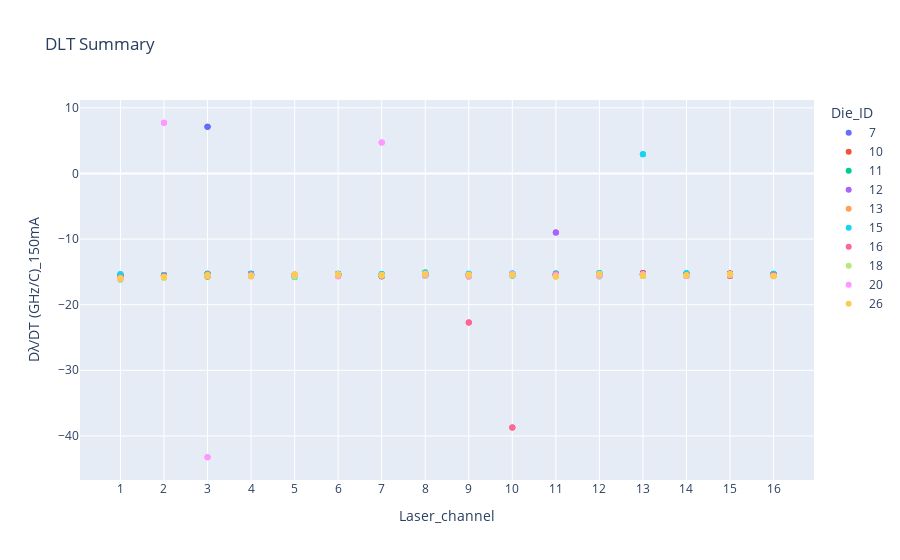

Write notebook code for a chart like this one.
### Code cell
px.scatter(dlt_data, x='Laser_channel', y='Dλ/DT (GHz/C)_150mA', color='Die_ID', title='DLT Summary')

### Figure 1 — Plotly figure (JSON) as saved in the notebook; plotly's stock layout.template omitted (floating-point values rounded to 4 significant figures)
{"data": [{"hovertemplate": "Die_ID=7<br>Laser_channel=%{x}<br>Dλ/DT (GHz/C)_150mA=%{y}<extra></extra>", "legendgroup": "7", "marker": {"color": "#636efa", "symbol": "circle"}, "mode": "markers", "name": "7", "orientation": "v", "showlegend": true, "type": "scatter", "x": ["1", "1", "1", "2", "2", "2", "3", "3", "3", "4", "4", "4", "5", "5", "5", "6", "6", "6", "7", "7", "7", "8", "8", "8", "9", "10", "10", "10", "11", "11", "11", "12", "12", "12", "13", "13", "13", "14", "14", "14", "15", "15", "15", "16", "16", "16"], "xaxis": "x", "y": [-15.65, -15.65, -15.65, -15.59, -15.59, -15.59, 7.127, 7.127, 7.127, -15.29, -15.29, -15.29, -15.42, -15.42, -15.42, -15.42, -15.42, -15.42, -15.55, -15.55, -15.55, -15.52, -15.52, -15.52, -15.64, -15.46, -15.46, -15.46, -15.51, -15.51, -15.51, -15.38, -15.38, -15.38, -15.4, -15.4, -15.4, -15.39, -15.39, -15.39, -15.47, -15.47, -15.47, -15.38, -15.38, -15.38], "yaxis": "y"}, {"hovertemplate": "Die_ID=10<br>Laser_channel=%{x}<br>Dλ/DT (GHz/C)_150mA=%{y}<extra></extra>", "legendgroup": "10", "marker": {"color": "#EF553B", "symbol": "circle"}, "mode": "markers", "name": "10", "orientation": "v", "showlegend": true, "type": "scatter", "x": ["1", "1", "1", "2", "2", "2", "3", "3", "3", "4", "4", "4", "5", "5", "5", "6", "6", "6", "7", "7", "7", "8", "8", "8", "9", "9", "9", "10", "10", "10", "11", "11", "11", "12", "12", "12", "13", "13", "13", "14", "14", "14", "15", "15", "15", "16", "16", "16"], "xaxis": "x", "y": [-15.47, -15.47, -15.47, -15.53, -15.53, -15.53, -15.3, -15.3, -15.3, -15.32, -15.32, -15.32, -15.63, -15.63, -15.63, -15.45, -15.45, -15.45, -15.49, -15.49, -15.49, -15.44, -15.44, -15.44, -15.44, -15.44, -15.44, -15.39, -15.39, -15.39, -15.33, -15.33, -15.33, -15.4, -15.4, -15.4, -15.16, -15.16, -15.16, -15.29, -15.29, -15.29, -15.23, -15.23, -15.23, -15.33, -15.33, -15.33], "yaxis": "y"}, {"hovertemplate": "Die_ID=11<br>Laser_channel=%{x}<br>Dλ/DT (GHz/C)_150mA=%{y}<extra></extra>", "legendgroup": "11", "marker": {"color": "#00cc96", "symbol": "circle"}, "mode": "markers", "name": "11", "orientation": "v", "showlegend": true, "type": "scatter", "x": ["1", "1", "1", "2", "2", "2", "3", "3", "3", "4", "4", "4", "5", "5", "5", "6", "6", "6", "7", "7", "7", "8", "8", "9", "9", "10", "10", "11", "11", "12", "12", "13", "13", "14", "15", "16"], "xaxis": "x", "y": [-15.67, -15.67, -15.67, -15.46, -15.46, -15.46, -15.48, -15.48, -15.48, -15.35, -15.35, -15.35, -15.5, -15.5, -15.5, -15.31, -15.31, -15.31, -15.65, -15.65, -15.65, -15.49, -15.49, -15.48, -15.48, -15.55, -15.55, -15.37, -15.37, -15.48, -15.48, -15.3, -15.3, -15.41, -15.44, -15.36], "yaxis": "y"}, {"hovertemplate": "Die_ID=12<br>Laser_channel=%{x}<br>Dλ/DT (GHz/C)_150mA=%{y}<extra></extra>", "legendgroup": "12", "marker": {"color": "#ab63fa", "symbol": "circle"}, "mode": "markers", "name": "12", "orientation": "v", "showlegend": true, "type": "scatter", "x": ["1", "1", "1", "2", "2", "2", "3", "3", "3", "4", "4", "4", "5", "5", "5", "6", "6", "6", "7", "7", "7", "8", "8", "8", "9", "9", "9", "10", "10", "10", "11", "11", "11", "12", "12", "12", "13", "13", "13", "14", "14", "14", "15", "15", "15", "16", "16", "16"], "xaxis": "x", "y": [-15.53, -15.53, -15.53, -15.63, -15.63, -15.63, -15.63, -15.63, -15.63, -15.3, -15.3, -15.3, -15.43, -15.43, -15.43, -15.31, -15.31, -15.31, -15.49, -15.49, -15.49, -15.25, -15.25, -15.25, -15.48, -15.48, -15.48, -15.49, -15.49, -15.49, -8.983, -8.983, -8.983, -15.53, -15.53, -15.53, -15.37, -15.37, -15.37, -15.62, -15.62, -15.62, -15.46, -15.46, -15.46, -15.51, -15.51, -15.51], "yaxis": "y"}, {"hovertemplate": "Die_ID=13<br>Laser_channel=%{x}<br>Dλ/DT (GHz/C)_150mA=%{y}<extra></extra>", "legendgroup": "13", "marker": {"color": "#FFA15A", "symbol": "circle"}, "mode": "markers", "name": "13", "orientation": "v", "showlegend": true, "type": "scatter", "x": ["1", "1", "1", "2", "2", "2", "3", "3", "3", "4", "4", "4", "5", "5", "5", "6", "6", "6", "7", "7", "7", "8", "8", "8", "9", "9", "9", "10", "10", "10", "11", "11", "11", "12", "12", "12", "13", "13", "13", "14", "14", "14", "15", "15", "15", "16", "16", "16"], "xaxis": "x", "y": [-15.86, -15.86, -15.86, -15.77, -15.77, -15.77, -15.73, -15.73, -15.73, -15.66, -15.66, -15.66, -15.64, -15.64, -15.64, -15.65, -15.65, -15.65, -15.52, -15.52, -15.52, -15.48, -15.48, -15.48, -15.71, -15.71, -15.71, -15.44, -15.44, -15.44, -15.47, -15.47, -15.47, -15.42, -15.42, -15.42, -15.64, -15.64, -15.64, -15.4, -15.4, -15.4, -15.53, -15.53, -15.53, -15.48, -15.48, -15.48], "yaxis": "y"}, {"hovertemplate": "Die_ID=15<br>Laser_channel=%{x}<br>Dλ/DT (GHz/C)_150mA=%{y}<extra></extra>", "legendgroup": "15", "marker": {"color": "#19d3f3", "symbol": "circle"}, "mode": "markers", "name": "15", "orientation": "v", "showlegend": true, "type": "scatter", "x": ["1", "1", "1", "2", "2", "2", "3", "3", "3", "4", "4", "4", "5", "5", "5", "6", "6", "6", "7", "7", "7", "8", "8", "8", "9", "9", "9", "10", "10", "10", "11", "11", "11", "12", "12", "12", "13", "13", "13", "14", "14", "14", "15", "15", "15", "16", "16", "16"], "xaxis": "x", "y": [-15.37, -15.37, -15.37, -15.52, -15.52, -15.52, -15.37, -15.37, -15.37, -15.35, -15.35, -15.35, -15.8, -15.8, -15.8, -15.29, -15.29, -15.29, -15.33, -15.33, -15.33, -15.09, -15.09, -15.09, -15.3, -15.3, -15.3, -15.24, -15.24, -15.24, -15.24, -15.24, -15.24, -15.19, -15.19, -15.19, 2.918, 2.918, 2.918, -15.22, -15.22, -15.22, -15.31, -15.31, -15.31, -15.29, -15.29, -15.29], "yaxis": "y"}, {"hovertemplate": "Die_ID=16<br>Laser_channel=%{x}<br>Dλ/DT (GHz/C)_150mA=%{y}<extra></extra>", "legendgroup": "16", "marker": {"color": "#FF6692", "symbol": "circle"}, "mode": "markers", "name": "16", "orientation": "v", "showlegend": true, "type": "scatter", "x": ["1", "1", "1", "2", "2", "2", "3", "3", "3", "4", "4", "4", "5", "5", "5", "6", "6", "6", "7", "7", "7", "8", "8", "8", "9", "9", "9", "10", "10", "10", "11", "11", "11", "12", "12", "12", "13", "13", "13", "14", "14", "14", "15", "15", "15", "16", "16", "16"], "xaxis": "x", "y": [-15.91, -15.91, -15.91, -15.63, -15.63, -15.63, -15.66, -15.66, -15.66, -15.54, -15.54, -15.54, -15.56, -15.56, -15.56, -15.4, -15.4, -15.4, -15.67, -15.67, -15.67, -15.59, -15.59, -15.59, -22.7, -22.7, -22.7, -38.71, -38.71, -38.71, -15.4, -15.4, -15.4, -15.62, -15.62, -15.62, -15.45, -15.45, -15.45, -15.5, -15.5, -15.5, -15.62, -15.62, -15.62, -15.51, -15.51, -15.51], "yaxis": "y"}, {"hovertemplate": "Die_ID=18<br>Laser_channel=%{x}<br>Dλ/DT (GHz/C)_150mA=%{y}<extra></extra>", "legendgroup": "18", "marker": {"color": "#B6E880", "symbol": "circle"}, "mode": "markers", "name": "18", "orientation": "v", "showlegend": true, "type": "scatter", "x": ["1", "1", "1", "2", "2", "2", "3", "3", "3", "4", "4", "4", "5", "5", "5", "6", "6", "6", "7", "7", "7", "8", "8", "8", "9", "9", "9", "10", "10", "10", "11", "11", "11", "12", "12", "12", "13", "13", "13", "14", "14", "14", "15", "15", "15", "16", "16", "16"], "xaxis": "x", "y": [-16.18, -16.18, -16.18, -15.88, -15.88, -15.88, -15.64, -15.64, -15.64, -15.64, -15.64, -15.64, -15.68, -15.68, -15.68, -15.38, -15.38, -15.38, -15.54, -15.54, -15.54, -15.6, -15.6, -15.6, -15.58, -15.58, -15.58, -15.39, -15.39, -15.39, -15.68, -15.68, -15.68, -15.7, -15.7, -15.7, -15.64, -15.64, -15.64, -15.61, -15.61, -15.61, -15.46, -15.46, -15.46, -15.65, -15.65, -15.65], "yaxis": "y"}, {"hovertemplate": "Die_ID=20<br>Laser_channel=%{x}<br>Dλ/DT (GHz/C)_150mA=%{y}<extra></extra>", "legendgroup": "20", "marker": {"color": "#FF97FF", "symbol": "circle"}, "mode": "markers", "name": "20", "orientation": "v", "showlegend": true, "type": "scatter", "x": ["1", "1", "1", "2", "2", "2", "3", "3", "3", "4", "4", "4", "5", "5", "5", "6", "6", "6", "7", "7", "7", "8", "8", "8", "9", "9", "9", "10", "10", "10", "11", "11", "11", "12", "12", "12", "13", "13", "13", "14", "14", "14", "15", "15", "15", "16", "16", "16"], "xaxis": "x", "y": [-16.03, -16.03, -16.03, 7.737, 7.737, 7.737, -43.26, -43.26, -43.26, -15.56, -15.56, -15.56, -15.4, -15.4, -15.4, -15.62, -15.62, -15.62, 4.725, 4.725, 4.725, -15.46, -15.46, -15.46, -15.62, -15.62, -15.62, -15.36, -15.36, -15.36, -15.5, -15.5, -15.5, -15.56, -15.56, -15.56, -15.38, -15.38, -15.38, -15.6, -15.6, -15.6, -15.39, -15.39, -15.39, -15.63, -15.63, -15.63], "yaxis": "y"}, {"hovertemplate": "Die_ID=26<br>Laser_channel=%{x}<br>Dλ/DT (GHz/C)_150mA=%{y}<extra></extra>", "legendgroup": "26", "marker": {"color": "#FECB52", "symbol": "circle"}, "mode": "markers", "name": "26", "orientation": "v", "showlegend": true, "type": "scatter", "x": ["1", "1", "1", "2", "2", "2", "3", "3", "3", "4", "4", "4", "5", "5", "5", "6", "6", "6", "7", "7", "7", "8", "8", "8", "9", "9", "9", "10", "10", "10", "11", "11", "11", "12", "12", "12", "13", "13", "13", "14", "14", "14", "15", "15", "15", "16", "16", "16"], "xaxis": "x", "y": [-15.98, -15.98, -15.98, -15.79, -15.79, -15.79, -15.51, -15.51, -15.51, -15.57, -15.57, -15.57, -15.42, -15.42, -15.42, -15.4, -15.4, -15.4, -15.47, -15.47, -15.47, -15.28, -15.28, -15.28, -15.42, -15.42, -15.42, -15.49, -15.49, -15.49, -15.71, -15.71, -15.71, -15.33, -15.33, -15.33, -15.57, -15.57, -15.57, -15.52, -15.52, -15.52, -15.36, -15.36, -15.36, -15.61, -15.61, -15.61], "yaxis": "y"}], "layout": {"legend": {"title": {"text": "Die_ID"}, "tracegroupgap": 0}, "title": {"text": "DLT Summary"}, "xaxis": {"anchor": "y", "domain": [0, 1], "title": {"text": "Laser_channel"}}, "yaxis": {"anchor": "x", "domain": [0, 1], "title": {"text": "Dλ/DT (GHz/C)_150mA"}}}}
